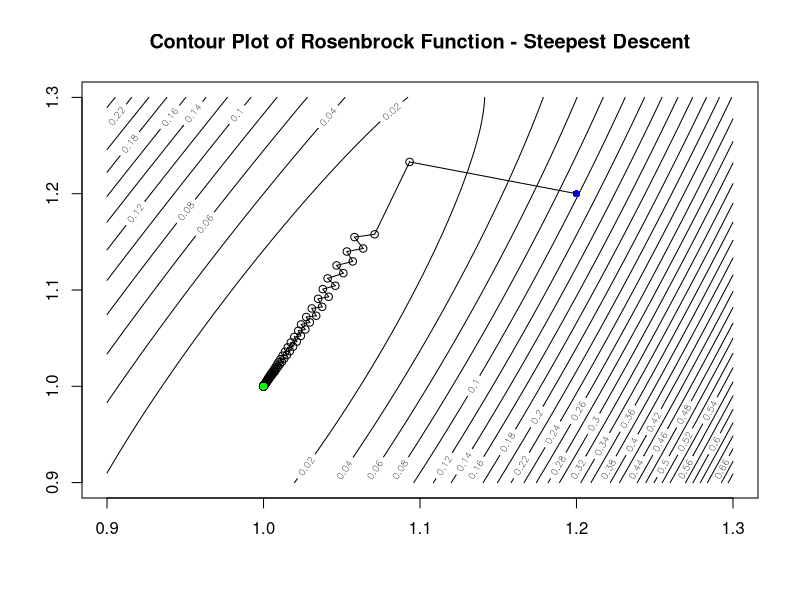
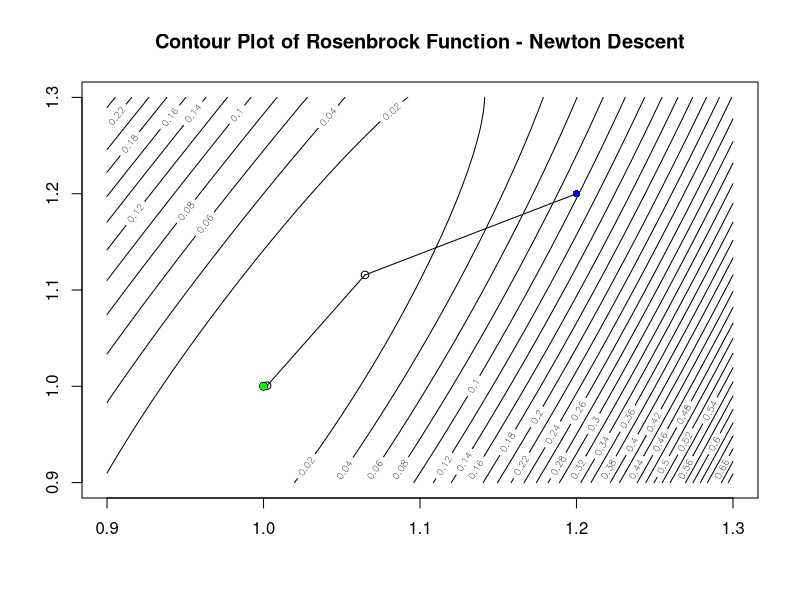
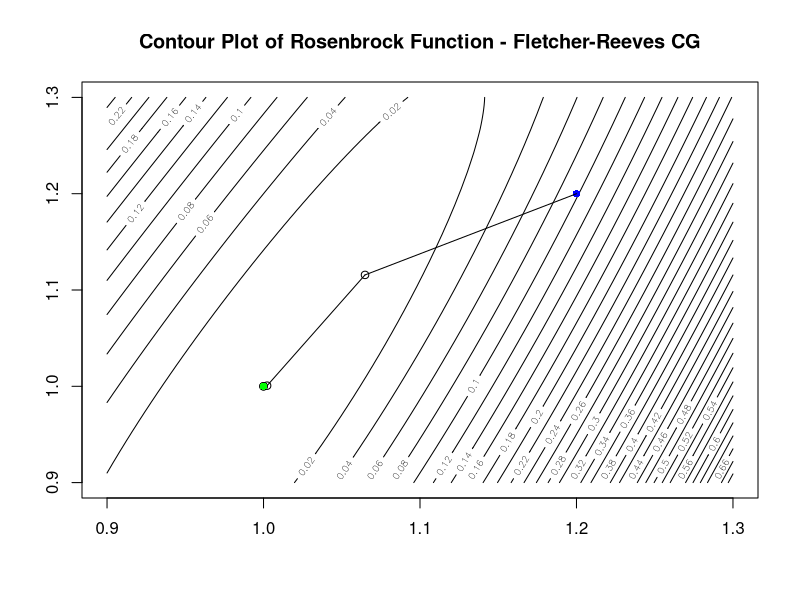

Generate these figures, in order, with R:
## ---- chunk 1
x0 <- c(1.2, 1.2)
c1 <- 0.4
rho <- 0.8
tol <- 0.000001
iter <- 500

## ---- chunk 2
# rosenbrock function
rosenbrock <- function(x1, x2) {
  out <- (x2-x1^2)^2 + (1-x1)^2
  return(out)
}
# compute the gradient
grad <- function(x1, x2) {
  c(-4*x1*(x2-x1^2)-2*(1-x1), 2*(x2-x1^2))
}
# compute the hess
hess <- function(x1, x2) {
  matrix(c(-4*x2+12*x1^2+2, -4*x1, -4*x1, 2), 2, 2) 
}
## ---- chunk 3
# make a contour plot
x1 <- seq(0.9, 1.3, length.out=100)
x2 <- x1
z <- outer(x1, x2,FUN=rosenbrock)
plot_contour <- contour(x1, x2, z, nlevels=50, main="Contour Plot of Rosenbrock Function - Steepest Descent")
# plot initial point x0
points(x0[1], x0[2], col="blue", pch=16)

# initialize variables 
xk <- x0
norm_g <- norm(c(grad(xk[1], xk[2])[1], grad(xk[1], xk[2])[2]), type="2")
count <- 0

# algorithm logic
while(count < iter && norm_g > tol) {
  a <- 1
  # choose a descent direction
  pk <- -grad(xk[1], xk[2])
  # initialize step length variables
  x_ap <- xk + a*pk
  wolfe = rosenbrock(x_ap[1], x_ap[2]) < (rosenbrock(xk[1], xk[2]) + c1*a*t(grad(xk[1], xk[2]))%*%pk) 
  # compute step length based on first Wolfe condition
  while (!wolfe) {
    # update step length
    a <- rho*a
    # update wolfe condition
    x_ap <- xk + a*pk
    wolfe = rosenbrock(x_ap[1], x_ap[2]) < (rosenbrock(xk[1], xk[2]) + c1*a*t(grad(xk[1], xk[2]))%*%pk)
  }
  # update iterate and norm
  xk_1 <- xk
  xk <- xk + a*pk
  norm_g <- norm(c(grad(xk[1], xk[2])[1], grad(xk[1], xk[2])[2]), type="2")
  count <-  count + 1
  # plot iterate
  points(xk[1], xk[2])
  segments(xk_1[1], xk_1[2], xk[1], xk[2])
}

# plot optimal solution
points(1,1, col="green", pch=16)

cat("Iterations: ", count)
cat("Optimal value: ", xk)
## ---- chunk 4
# make a contour plot
x1 <- seq(0.9, 1.3, length.out=100)
x2 <- x1
z <- outer(x1, x2,FUN=rosenbrock)
plot_contour <- contour(x1, x2, z, nlevels=50, main="Contour Plot of Rosenbrock Function - Newton Descent")
# plot initial point x0
points(x0[1], x0[2], col="blue", pch=16)

# initialize variables 
xk <- x0
norm_g <- norm(c(grad(xk[1], xk[2])[1], grad(xk[1], xk[2])[2]), type="2")
count <- 0

# algorithm logic
while(count < iter && norm_g > tol) {
  a <- 1
  # choose a descent direction, fix the hess if not PD
  if (all(eigen(hess(xk[1], xk[2]))$values > 0)) {
    pk <- -solve(hess(xk[1], xk[2])) %*% grad(xk[1], xk[2])
  } else {
    pk <- -solve(hess(xk[1], xk[2]) + tol*diag(2)) %*% grad(xk[1], xk[2])
  }
  # initialize step length variables
  x_ap <- xk + a*pk
  wolfe = rosenbrock(x_ap[1], x_ap[2]) < (rosenbrock(xk[1], xk[2]) + c1*a*t(grad(xk[1], xk[2]))%*%pk) 
  # compute step length based on first Wolfe condition
  while (!wolfe) {
    # update step length
    a <- rho*a
    # update wolfe condition
    x_ap <- xk + a*pk
    wolfe = rosenbrock(x_ap[1], x_ap[2]) < (rosenbrock(xk[1], xk[2]) + c1*a*t(grad(xk[1], xk[2]))%*%pk)
  }
  # update iterate and norm
  xk_1 <- xk
  xk <- xk + a*pk
  norm_g <- norm(c(grad(xk[1], xk[2])[1], grad(xk[1], xk[2])[2]), type="2")
  count <-  count + 1
  # plot iterate
  points(xk[1], xk[2])
  segments(xk_1[1], xk_1[2], xk[1], xk[2])
}

# plot optimal solution
points(1,1, col="green", pch=16)

cat("Iterations: ", count)
cat("Optimal value: ", xk)
## ---- chunk 5
# make a contour plot
x1 <- seq(0.9, 1.3, length.out=100)
x2 <- x1
z <- outer(x1, x2,FUN=rosenbrock)
plot_contour <- contour(x1, x2, z, nlevels=50, main="Contour Plot of Rosenbrock Function - Fletcher-Reeves CG")
# plot initial point x0
points(x0[1], x0[2], col="blue", pch=16)

# initialize variables 
xk <- x0
norm_g <- norm(c(grad(xk[1], xk[2])[1], grad(xk[1], xk[2])[2]), type="2")
count <- 0

# algorithm logic
while(count < iter && norm_g > tol) {
  a <- 1
  # choose a descent direction, fix the hess if not PD
  if (all(eigen(hess(xk[1], xk[2]))$values > 0)) {
    pk <- -solve(hess(xk[1], xk[2])) %*% grad(xk[1], xk[2])
  } else {
    pk <- -solve(hess(xk[1], xk[2]) + tol*diag(2)) %*% grad(xk[1], xk[2])
  }
  # initialize step length variables
  x_ap <- xk + a*pk
  wolfe = rosenbrock(x_ap[1], x_ap[2]) < (rosenbrock(xk[1], xk[2]) + c1*a*t(grad(xk[1], xk[2]))%*%pk) 
  # compute step length based on first Wolfe condition
  while (!wolfe) {
    # update step length
    a <- rho*a
    # update wolfe condition
    x_ap <- xk + a*pk
    wolfe = rosenbrock(x_ap[1], x_ap[2]) < (rosenbrock(xk[1], xk[2]) + c1*a*t(grad(xk[1], xk[2]))%*%pk)
  }
  # update iterate and norm
  xk_1 <- xk
  xk <- xk + a*pk
  norm_g <- norm(c(grad(xk[1], xk[2])[1], grad(xk[1], xk[2])[2]), type="2")
  count <-  count + 1
  # plot iterate
  points(xk[1], xk[2])
  segments(xk_1[1], xk_1[2], xk[1], xk[2])
}

# plot optimal solution
points(1,1, col="green", pch=16)

cat("Iterations: ", count)
cat("Optimal value: ", xk)
